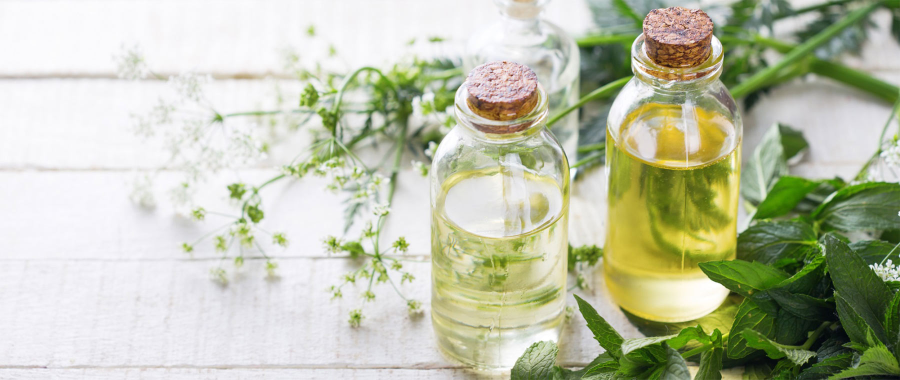
#> input picture images/old/yag-duyuru.jpg, 1800 x 759 px, found by its file name (shown at 1/2 size)
$ python resim.py
#> lines starting #> are read from the running program, lines starting #| are printed output that depends on the picture
import cv2


img = cv2.imread("images/yag-duyuru.jpg")
#> img is the input picture: shape (759, 1800, 3); mean B, G, R 169.9, 193.9, 189.6
img1 = cv2.resize(img,(1000,400),interpolation=cv2.INTER_AREA)
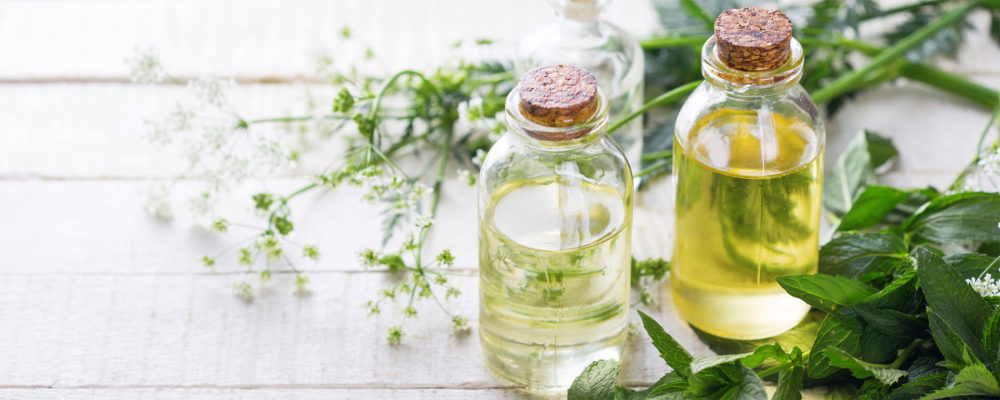
#> img1: shape (400, 1000, 3); mean B, G, R 169.9, 193.9, 189.6

img2 = cv2.imread("images/sabun-duyuru.jpg")
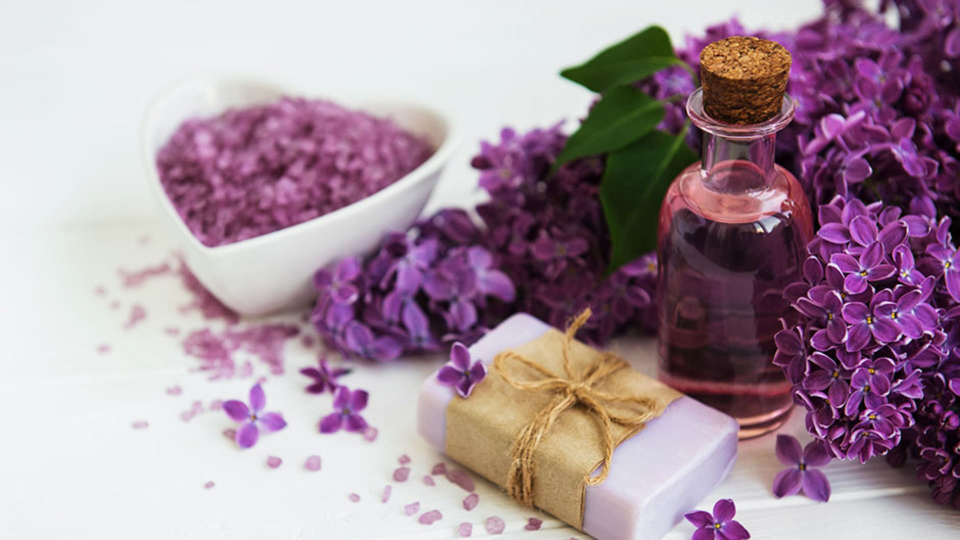
#> input picture images/old/sabun-duyuru.jpg, 1920 x 1080 px, found by its file name (shown at 1/2 size)
#> img2 is the input picture: shape (1080, 1920, 3); mean B, G, R 156.3, 144.1, 166.6
img2 = cv2.resize(img2,(1000,400),interpolation=cv2.INTER_AREA)
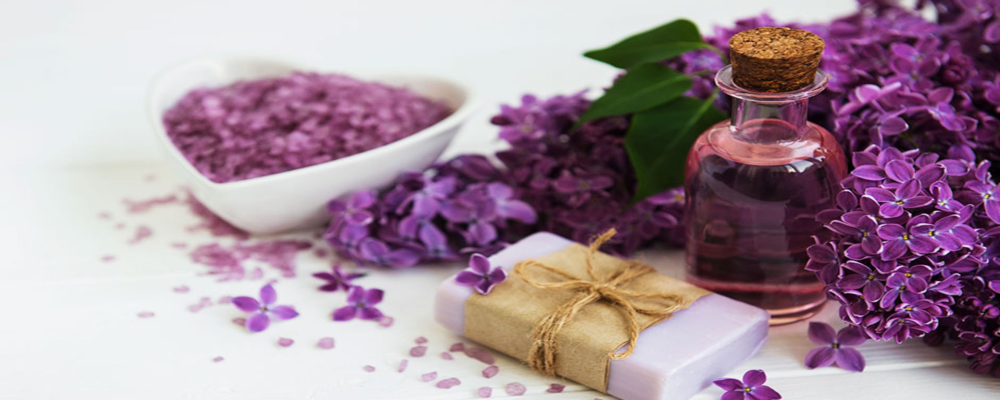
#> img2: shape (400, 1000, 3); mean B, G, R 156.3, 144.1, 166.6

img3 = cv2.imread("images/baharat-duyuru.jpg")
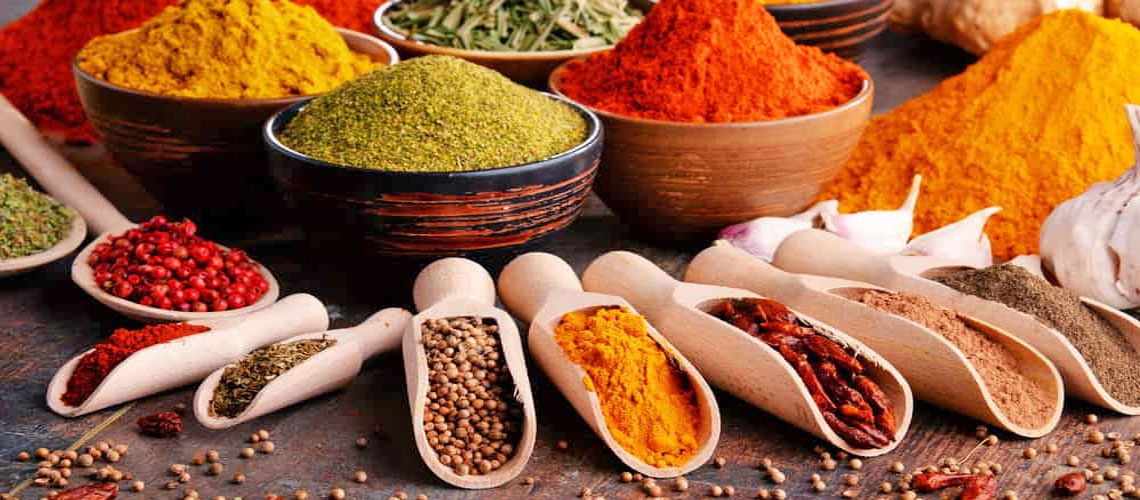
#> input picture images/old/baharat-duyuru.jpg, 1140 x 500 px, found by its file name
#> img3 is the input picture: shape (500, 1140, 3); mean B, G, R 59.9, 96.1, 155
img3 = cv2.resize(img3,(1000,400),interpolation=cv2.INTER_AREA)
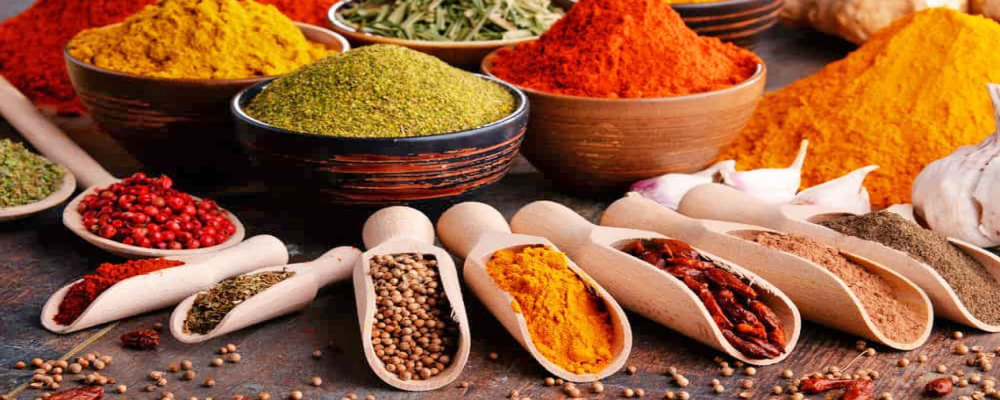
#> img3: shape (400, 1000, 3); mean B, G, R 59.9, 96.1, 155


cv2.imwrite("images/yag-resize.jpg",img1)
cv2.imwrite("images/sabun-resize.jpg",img2)
cv2.imwrite("images/baharat-resize.jpg",img3)

cv2.waitKey(0)
cv2.destroyAllWindows()
